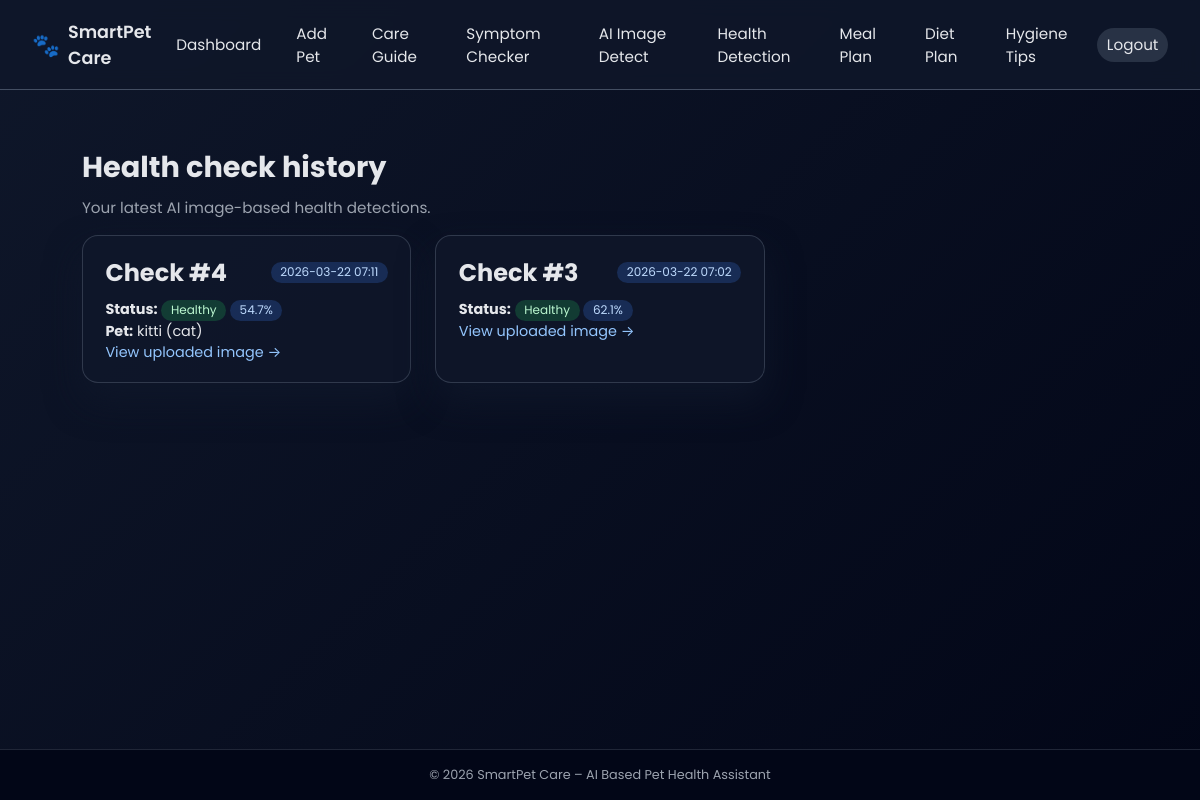
The page /health-history (signed in) on the database its author committed.
### backend/app.py (models this page shows)
class HealthCheck(db.Model):
    id = db.Column(db.Integer, primary_key=True)
    created_at = db.Column(db.DateTime, default=datetime.utcnow, nullable=False)
    owner_id = db.Column(db.Integer, db.ForeignKey("user.id"), nullable=False, index=True)
    pet_id = db.Column(db.Integer, db.ForeignKey("pet.id"), nullable=True, index=True)
    image_filename = db.Column(db.String(255), nullable=False)
    condition = db.Column(db.String(20), nullable=False)  # Healthy / Sick
    issue = db.Column(db.String(50), nullable=True)  # skin problems / infection signs / weakness indicators
    confidence = db.Column(db.Float, nullable=False)  # 0..1
    signals_json = db.Column(db.Text, nullable=True)  # optional debugging / transparency

class Pet(db.Model):
    id = db.Column(db.Integer, primary_key=True)
    name = db.Column(db.String(80), nullable=False)
    species = db.Column(db.String(20), nullable=False)
    age_years = db.Column(db.Float, nullable=False)
    weight_kg = db.Column(db.Float, nullable=False)
    created_at = db.Column(db.DateTime, default=datetime.utcnow)
    owner_id = db.Column(db.Integer, db.ForeignKey("user.id"), nullable=False)

### backend/app.py (the view)
@app.route("/health-history")
@login_required
def health_history():
    checks = (
        HealthCheck.query.filter_by(owner_id=current_user.id)
        .order_by(HealthCheck.created_at.desc())
        .limit(50)
        .all()
    )
    pet_map = {p.id: p for p in Pet.query.filter_by(owner_id=current_user.id).all()}
    return render_template("health_history.html", checks=checks, pet_map=pet_map)

### backend/app.py (called while the page is built)
@login_manager.user_loader
def load_user(user_id):
    return User.query.get(int(user_id))

### backend/templates/health_history.html (shortened to what this page needs)
{% extends "base.html" %}
{% block content %}
<section class="page-header">
    <h1>Health check history</h1>
    <p class="subtitle">Your latest AI image-based health detections.</p>
</section>
<section class="grid">
    {% if checks %}
        {% for c in checks %}
            <article class="card">
                <header class="card-header">
                    <h2>Check #{{ c.id }}</h2>
                    <span class="tag tag-info">{{ c.created_at.strftime("%Y-%m-%d %H:%M") }}</span>
                </header>
                <div class="card-body">
                    <p>
                        <strong>Status:</strong>
                        <span class="tag {% if c.condition == 'Healthy' %}tag-success{% else %}tag-danger{% endif %}">
                            {{ c.condition }}
                        </span>
                        <span class="tag tag-info">{{ (c.confidence * 100) | round(1) }}%</span>
                    </p>
                    {% if c.pet_id and pet_map.get(c.pet_id) %}
                        <p><strong>Pet:</strong> {{ pet_map.get(c.pet_id).name }} ({{ pet_map.get(c.pet_id).species }})</p>
                    {% endif %}
                    <a class="link" href="{{ url_for('uploaded_file', filename=c.image_filename) }}">View uploaded image →</a>
                </div>
            </article>
        {% endfor %}
    {% else %}
        <article class="card">
            <p>No health checks yet.</p>
            <a class="btn btn-primary" href="{{ url_for('health_detect') }}">Run your first health check</a>
        </article>
    {% endif %}
</section>
{% endblock %}

### backend/static/css/style.css (style rules this page uses)
*, *::before, *::after { box-sizing: border-box; margin: 0; padding: 0; }
body { font-family: "Poppins", system-ui, -apple-system, BlinkMacSystemFont, "Segoe UI", sans-serif; background: linear-gradient(135deg, #0f172a, #020617); color: #e5e7eb; min-height: 100vh; display: flex; flex-direction: column; }
a { color: inherit; text-decoration: none; }
.tag { display: inline-flex; align-items: center; padding: 0.1rem 0.6rem; border-radius: 999px; font-size: 0.75rem; background: rgba(148, 163, 184, 0.18); color: #e5e7eb; }
.tag-success { background: rgba(34, 197, 94, 0.22); color: #bbf7d0; }
.tag-info { background: rgba(59, 130, 246, 0.22); color: #bfdbfe; }
.page-header { margin: 1.5rem 0 1rem; }
.page-header h1 { font-size: 1.8rem; margin-bottom: 0.4rem; }
.subtitle { color: #9ca3af; font-size: 0.95rem; margin-bottom: 0.5rem; }
.grid { display: grid; grid-template-columns: repeat(auto-fill, minmax(260px, 1fr)); gap: 1.5rem; margin-top: 1rem; }
.card { background: rgba(15, 23, 42, 0.95); border-radius: 1rem; padding: 1.2rem 1.4rem; box-shadow: 0 18px 35px rgba(15, 23, 42, 0.85); border: 1px solid rgba(148, 163, 184, 0.25); }
.card-header { display: flex; justify-content: space-between; align-items: center; margin-bottom: 0.6rem; }
.card-body { font-size: 0.9rem; color: #e5e7eb; }
.link { color: #93c5fd; }

### rows shown on the page
HealthCheck: id "4", created_at "2026-03-22 07:11", condition "Healthy", (c.confidence*100)|round(1) "54.7"
Pet: get "kitti", get "cat"
HealthCheck: id "3", created_at "2026-03-22 07:02", condition "Healthy", (c.confidence*100)|round(1) "62.1"

### other values the page prints
{{ 2026 }} "2026"
